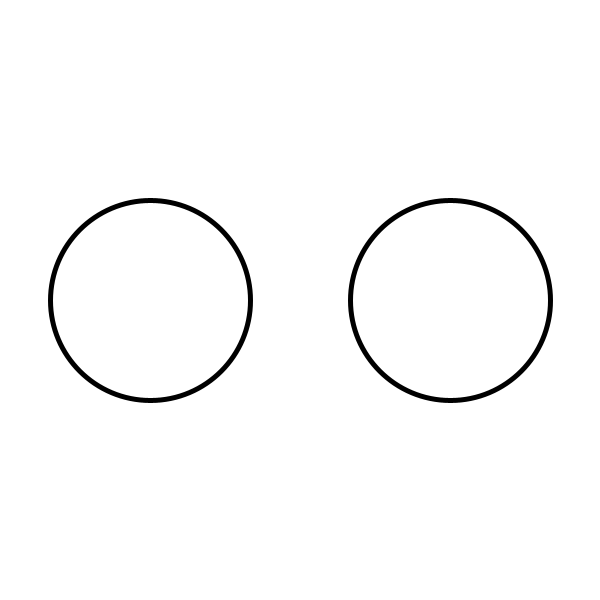
Frame 1 (no input)
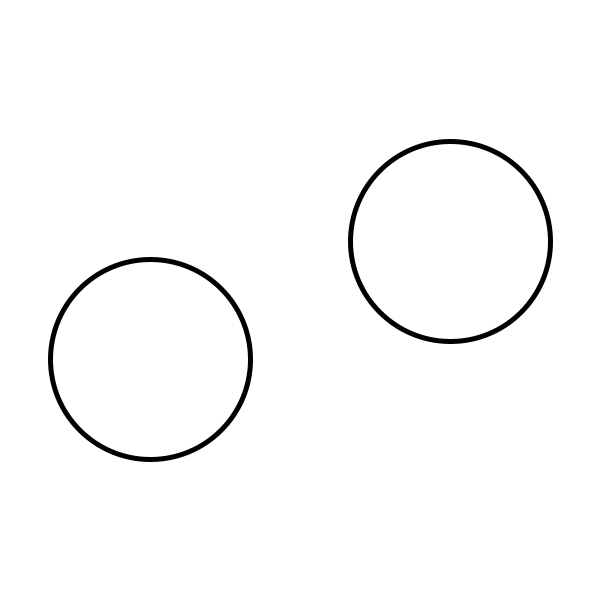
Frame 60 (the mouse pressed at the canvas centre just before this capture)
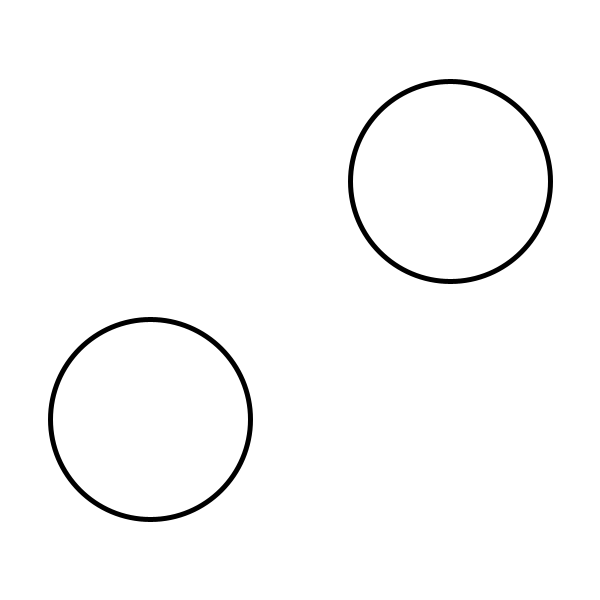
Frame 120 (the mouse held since frame 60 and released just before this capture)

The Processing sketch that drew these frames (run headless with seeded random() and noise(); from frame 60 on, the mouse is pressed at the canvas centre):

// Processing sketch: sketch_260219c
// ── sketch_260219c.pde
int a,b;

void setup(){
  size(600,600);
  b=300;
  a=300;
  strokeWeight(5);
}

void draw(){
  background(255);
  ellipse(150,b,200,200);
  ellipse(450,a,200,200);
  b=b+1;
  a=a-1;
  if(b>700){
    b=-100;
    a=700;
  }
}
